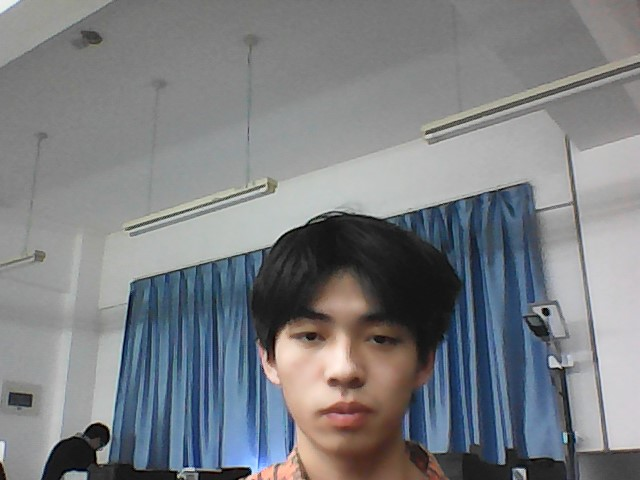
#> input picture 人脸识别/data/jm/1.lirongyu.jpg, 640 x 480 px; its folder holds 4 pictures in this run
$ python '数据训练09.py'
#> lines starting #> are read from the running program, lines starting #| are printed output that depends on the picture
import os
import cv2 as cv
from PIL import Image
import numpy as np

def getImageAndLabels(path):
    # 存储人脸数据:二维列表，二维数组
#> called with path = './data/jm/'
    facesSamples = []
    # 存储姓名数据
    ids = []
    # 储存图片信息
    imagePaths = [os.path.join(path,f) for f in os.listdir(path)]
    # 加载分类器
    face_detector = cv.CascadeClassifier('./haarcascade_frontalface_alt2.xml')
    # 遍历列表中的图片：保存身份信息
    for imagePath in imagePaths:
        # 打开图片，灰度化PIL有九种不同模式：1(黑白，有像素为1，没像素为0), L(灰度图像，把每个像素点变成0-255的数值，颜色越深，值越大),P, RGB, RGBA, CMYK, YCbCr, I, F.
        PIL_img = Image.open(imagePath).convert('L')
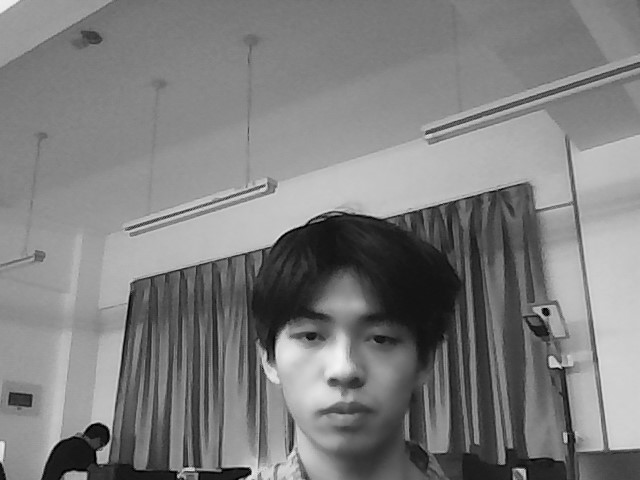
#> PIL_img: PIL image 640x480 L; min 0, max 242, mean 126.4
        # 图片灰度化处理后进行向量化处理，将图像转换为数组（把每个像素点变成数值），以黑白深浅
        # img_numpy:列表
        img_numpy = np.array(PIL_img,'uint8')
        # 通过分类器提取人脸特征，获取图片人脸特征，将人脸的特征数组存储在faces中
        faces = face_detector.detectMultiScale(img_numpy)
#> faces = [[258, 271, 171, 171]]
        # 获取每张图片的id和姓名
        id = int(os.path.split(imagePath)[1].split('.')[0])
        # 预防无面容照片
        # 将所画的方框添加到facesSamples列表中，所以每一个ids(0)和facesSamples(0)它们对应的是同一个人和同一个人向量下的特征
        for x,y,w,h in faces:
            ids.append(id)
            facesSamples.append(img_numpy[y:y+h,x:x+w])
#> this loop made 1 pass
#> after the loop, facesSamples = 1 item; ids = [1]
#> pass 2 of the loop in getImageAndLabels, `for imagePath in imagePaths:`:
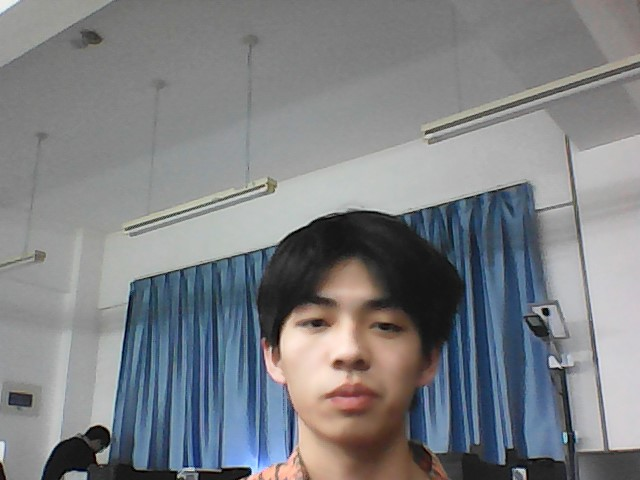
#> input picture 人脸识别/data/jm/2.lirongyu .jpg, 640 x 480 px
#> in getImageAndLabels, `PIL_img = Image.open(imagePath).convert('L')`:
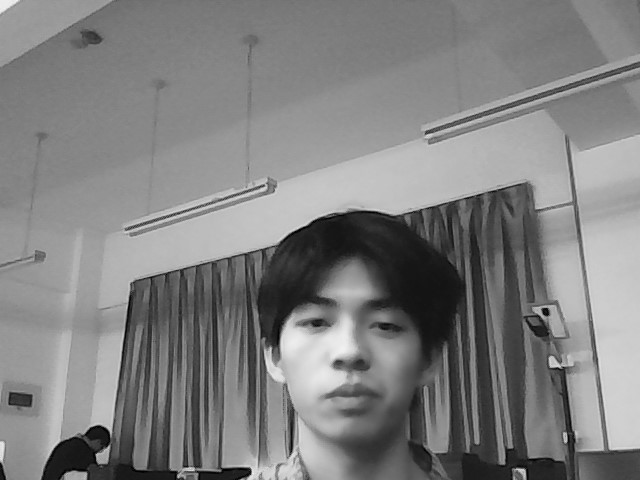
#> PIL_img: PIL image 640x480 L; min 0, max 244, mean 128
#> faces = [[268, 259, 162, 162]]
#> the loop in getImageAndLabels, `for x,y,w,h in faces:` made 1 pass
#> after the loop in getImageAndLabels, `for x,y,w,h in faces:`: facesSamples = 2 items; ids = [1, 2]
#> pass 3 of the loop in getImageAndLabels, `for imagePath in imagePaths:`:
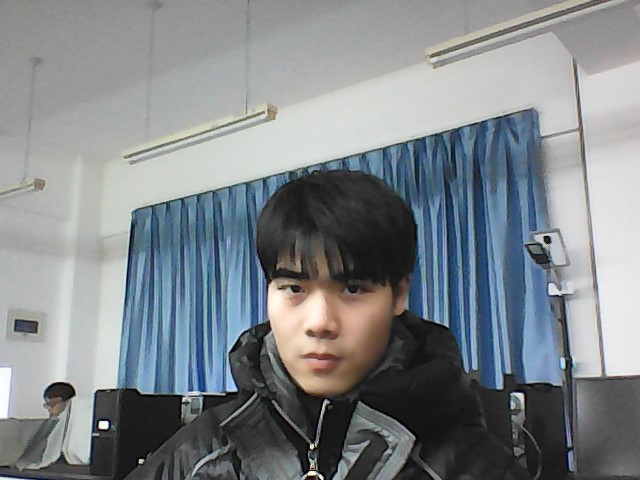
#> input picture 人脸识别/data/jm/3.zhengjingcong.jpg, 640 x 480 px
#> in getImageAndLabels, `PIL_img = Image.open(imagePath).convert('L')`:
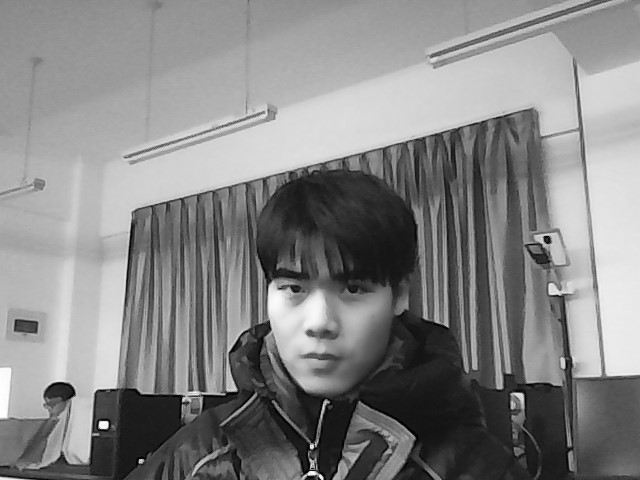
#> PIL_img: PIL image 640x480 L; min 0, max 255, mean 132.8
#> faces = [[248, 235, 147, 147]]
#> the loop in getImageAndLabels, `for x,y,w,h in faces:` made 1 pass
#> after the loop in getImageAndLabels, `for x,y,w,h in faces:`: facesSamples = 3 items; ids = [1, 2, 3]
#> the loop made 4 passes; the first 3 are shown
    #打印脸部特征和id
    print('id:',id)
    print('fs:',facesSamples)
    return facesSamples,ids


if __name__ == '__main__':
    # 图片路径
    path = './data/jm/'
    # 获取图像数组id标签数组和姓名
    faces,ids = getImageAndLabels(path)
    # 加载识别器:加载LBPH识别器将面部和身份信息通过训练整合在一起，最后写入.yml文件中
    # 最后面部信息和身份信息就一一对应保存于文件中，在识别人脸时调用关系文件即可完成识别
    recognizer = cv.face.LBPHFaceRecognizer_create()
    # 训练
    recognizer.train(faces,np.array(ids))
    # 保存文件：生成一个一一对应的关系文件
    recognizer.write('trainer/trainer.yml')
